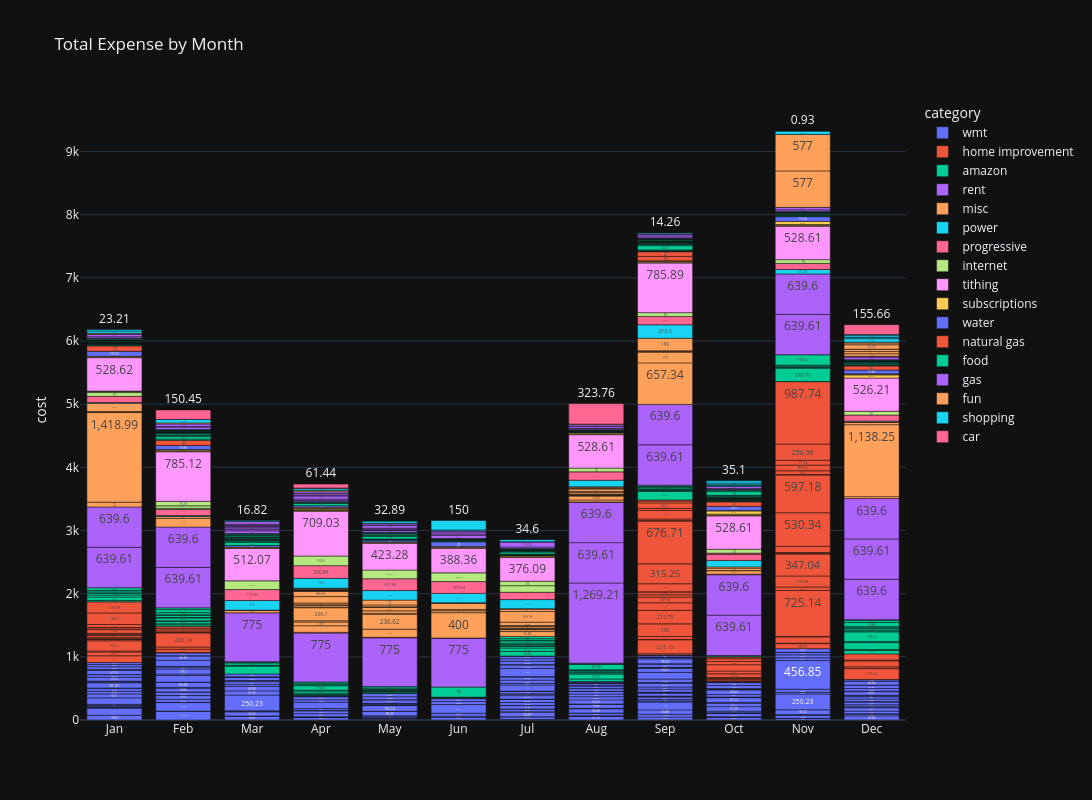

The notebook cell this image was saved under:
### Markdown cell above
### OG Graph Remake

### Code cell
# tempDF = df.group_by(["monthName", 'month']).agg(pl.sum("cost")) 

fig = px.bar(df.to_pandas(), x="monthName", y="cost", color="category", hover_data=['description', 'cardType', 'day'],
             title="Total Expense by Month",
             category_orders={"monthName": month_order},
             template='plotly_dark',
             labels={'monthName':''},
             text_auto=True,
             height=800,
             width=1600)

fig.show()
# fig.show()

### Figure 1 — Plotly figure (JSON) as saved in the notebook; plotly's stock layout.template omitted (floating-point values rounded to 4 significant figures; data arrays with more than 128 entries replaced by an {"elided": "..."} marker saying what was removed)
{"data": [{"customdata": {"elided": "251x3 mixed values"}, "hovertemplate": "category=wmt<br>=%{x}<br>cost=%{y}<br>description=%{customdata[0]}<br>cardType=%{customdata[1]}<br>day=%{customdata[2]}<extra></extra>", "legendgroup": "wmt", "marker": {"color": "#636efa", "pattern": {"shape": ""}}, "name": "wmt", "orientation": "v", "showlegend": true, "textposition": "auto", "texttemplate": "%{y}", "type": "bar", "x": {"elided": "251 str values"}, "xaxis": "x", "y": {"elided": "251 float values"}, "yaxis": "y"}, {"customdata": {"elided": "86x3 mixed values"}, "hovertemplate": "category=home improvement<br>=%{x}<br>cost=%{y}<br>description=%{customdata[0]}<br>cardType=%{customdata[1]}<br>day=%{customdata[2]}<extra></extra>", "legendgroup": "home improvement", "marker": {"color": "#EF553B", "pattern": {"shape": ""}}, "name": "home improvement", "orientation": "v", "showlegend": true, "textposition": "auto", "texttemplate": "%{y}", "type": "bar", "x": ["Jan", "Jan", "Jan", "Jan", "Jan", "Jan", "Jan", "Jan", "Jan", "Jan", "Jan", "Jan", "Jan", "Jan", "Jan", "Jan", "Jan", "Jan", "Jan", "Feb", "Feb", "Feb", "Feb", "Feb", "Feb", "Feb", "Feb", "Feb", "Sep", "Sep", "Sep", "Sep", "Sep", "Sep", "Sep", "Sep", "Sep", "Sep", "Sep", "Sep", "Sep", "Sep", "Sep", "Sep", "Sep", "Sep", "Sep", "Sep", "Sep", "Oct", "Oct", "Oct", "Oct", "Oct", "Oct", "Oct", "Oct", "Oct", "Oct", "Oct", "Oct", "Nov", "Nov", "Nov", "Nov", "Nov", "Nov", "Nov", "Nov", "Nov", "Nov", "Nov", "Nov", "Nov", "Nov", "Nov", "Nov", "Nov", "Nov", "Nov", "Nov", "Dec", "Dec", "Dec", "Dec", "Dec"], "xaxis": "x", "y": [107.3, 59.73, 16.43, 161.2, 21.68, 1.08, 1.08, 9.84, 19.04, 30.66, 15.11, 20.82, 57.62, 28.49, 5.04, 0.2, 47.8, 182.1, 175.6, 10.95, 48.6, 34.47, 225.2, 3.83, 12.29, 30.71, 25.2, 29.15, 19.74, 221.2, 4.44, 47.65, 200.0, 213.8, 120.2, 89.94, 36.2, 44.94, 3.26, 126.7, 315.2, 676.7, 10.53, 23.0, 134.8, 33.45, 86.7, 30.63, 15.78, 5.96, 5.93, 20.83, 13.16, 13.16, 13.16, 57.74, 43.9, 101.4, 50.69, 43.0, 25.75, 80.85, 5.99, 100.0, 9.27, 725.1, 55.08, 175.4, 347.0, 7.79, 16.0, 99.5, 530.3, 597.2, 8.77, 58.43, 89.62, 77.04, 256.6, 987.7, 3.0, 173.4, 27.29, 95.35, 13.98, 95.42], "yaxis": "y"}, {"customdata": {"elided": "97x3 mixed values"}, "hovertemplate": "category=amazon<br>=%{x}<br>cost=%{y}<br>description=%{customdata[0]}<br>cardType=%{customdata[1]}<br>day=%{customdata[2]}<extra></extra>", "legendgroup": "amazon", "marker": {"color": "#00cc96", "pattern": {"shape": ""}}, "name": "amazon", "orientation": "v", "showlegend": true, "textposition": "auto", "texttemplate": "%{y}", "type": "bar", "x": ["Jan", "Jan", "Jan", "Jan", "Jan", "Jan", "Jan", "Jan", "Feb", "Feb", "Feb", "Feb", "Feb", "Feb", "Feb", "Feb", "Feb", "Feb", "Feb", "Feb", "Mar", "Mar", "Mar", "Mar", "Mar", "Mar", "Apr", "Apr", "Apr", "Apr", "Apr", "Apr", "Apr", "Apr", "Apr", "May", "May", "May", "May", "May", "May", "May", "May", "May", "May", "Jun", "Jun", "Jul", "Jul", "Jul", "Jul", "Jul", "Jul", "Jul", "Jul", "Jul", "Jul", "Jul", "Aug", "Aug", "Aug", "Aug", "Aug", "Aug", "Aug", "Aug", "Aug", "Aug", "Sep", "Sep", "Sep", "Sep", "Sep", "Sep", "Sep", "Sep", "Oct", "Oct", "Nov", "Nov", "Nov", "Nov", "Nov", "Nov", "Dec", "Dec", "Dec", "Dec", "Dec", "Dec", "Dec", "Dec", "Dec", "Dec", "Dec", "Dec", "Dec"], "xaxis": "x", "y": [21.94, 54.86, 30.73, 24.95, 23.4, 21.94, 3.73, 42.39, 26.33, 16.44, 35.11, 10.96, 43.88, 8.32, 2.38, 31.82, 10.85, 32.9, 47.18, 28.52, 125.7, 6.5, 8.13, 35.28, 10.84, 7.58, 9.75, 8.13, 19.52, 32.54, 13.01, 70.34, 18.43, 25.23, 16.15, 3.9, 7.8, 18.29, 8.13, 16.25, 2.59, 1.08, 10.3, 18.54, 21.68, 8.13, 158.0, 74.62, 51.94, 27.98, 4.93, 16.26, 10.96, 18.65, 35.65, 7.67, 25.88, 35.65, 38.4, 79.01, 16.26, 13.16, 18.2, 9.87, 10.96, 83.38, 10.96, 8.77, 133.5, 16.26, 8.77, 9.27, 21.93, 13.12, 8.77, 21.68, 16.26, 8.38, 210.7, 16.26, 3.23, 15.5, 13.16, 163.4, 54.06, 16.26, 108.6, 16.43, 153.6, 15.35, 15.91, 25.23, 20.82, 5.48, 65.84, 35.11, 8.77], "yaxis": "y"}, {"customdata": [["ACH Withdrawal PENNYMAC CASH Blake Daniel Dennett", "Debit", 28], ["ACH Withdrawal PENNYMAC CASH Blake Daniel Dennett", "Debit", 14], ["ACH Withdrawal PENNYMAC CASH Blake Daniel Dennett", "Debit", 25], ["ACH Withdrawal PENNYMAC CASH Blake Daniel Dennett", "Debit", 11], ["VENMO           PAYMENT   250303", "Debit", 4], ["ACH Withdrawal ELECTRONIC WITHDRAWAL", "Debit", 4], ["ACH Withdrawal VENMO PAYMENT ADANYA AND BLAKE DENNE", "Debit", 5], ["ACH Withdrawal VENMO PAYMENT ADANYA AND BLAKE DENNE", "Debit", 4], ["ACH Withdrawal PENNYMAC CASH Blake Daniel Dennett", "Debit", 4], ["ACH Withdrawal PENNYMAC CASH Blake Daniel Dennett", "Debit", 27], ["ACH Withdrawal PENNYMAC CASH Blake Daniel Dennett", "Debit", 13], ["ACH Withdrawal PENNYMAC CASH Blake Daniel Dennett", "Debit", 24], ["ACH Withdrawal PENNYMAC CASH Blake Daniel Dennett", "Debit", 10], ["ACH Withdrawal PENNYMAC CASH Blake Daniel Dennett", "Debit", 22], ["ACH Withdrawal PENNYMAC CASH Blake Daniel Dennett", "Debit", 8], ["ACH Withdrawal PENNYMAC CASH Blake Daniel Dennett", "Debit", 19], ["ACH Withdrawal PENNYMAC CASH Blake Daniel Dennett", "Debit", 5], ["ACH Withdrawal PENNYMAC CASH Blake Daniel Dennett", "Debit", 31], ["ACH Withdrawal PENNYMAC CASH Blake Daniel Dennett", "Debit", 17], ["ACH Withdrawal PENNYMAC CASH Blake Daniel Dennett", "Debit", 3]], "hovertemplate": "category=rent<br>=%{x}<br>cost=%{y}<br>description=%{customdata[0]}<br>cardType=%{customdata[1]}<br>day=%{customdata[2]}<extra></extra>", "legendgroup": "rent", "marker": {"color": "#ab63fa", "pattern": {"shape": ""}}, "name": "rent", "orientation": "v", "showlegend": true, "textposition": "auto", "texttemplate": "%{y}", "type": "bar", "x": ["Jan", "Jan", "Feb", "Feb", "Mar", "Apr", "May", "Jun", "Aug", "Aug", "Aug", "Sep", "Sep", "Oct", "Oct", "Nov", "Nov", "Dec", "Dec", "Dec"], "xaxis": "x", "y": [639.6, 639.6, 639.6, 639.6, 775.0, 775.0, 775.0, 775.0, 1269.0, 639.6, 639.6, 639.6, 639.6, 639.6, 639.6, 639.6, 639.6, 639.6, 639.6, 639.6], "yaxis": "y"}, {"customdata": {"elided": "91x3 mixed values"}, "hovertemplate": "category=misc<br>=%{x}<br>cost=%{y}<br>description=%{customdata[0]}<br>cardType=%{customdata[1]}<br>day=%{customdata[2]}<extra></extra>", "legendgroup": "misc", "marker": {"color": "#FFA15A", "pattern": {"shape": ""}}, "name": "misc", "orientation": "v", "showlegend": true, "textposition": "auto", "texttemplate": "%{y}", "type": "bar", "x": ["Jan", "Jan", "Jan", "Jan", "Jan", "Feb", "Feb", "Mar", "Mar", "Mar", "Apr", "Apr", "Apr", "Apr", "Apr", "Apr", "Apr", "Apr", "Apr", "Apr", "Apr", "Apr", "Apr", "Apr", "Apr", "Apr", "Apr", "Apr", "Apr", "Apr", "May", "May", "May", "May", "May", "May", "May", "May", "May", "May", "May", "May", "Jun", "Jun", "Jun", "Jun", "Jun", "Jun", "Jun", "Jul", "Jul", "Jul", "Jul", "Jul", "Jul", "Jul", "Jul", "Jul", "Jul", "Jul", "Jul", "Jul", "Aug", "Aug", "Aug", "Aug", "Aug", "Aug", "Aug", "Aug", "Aug", "Aug", "Aug", "Aug", "Aug", "Aug", "Sep", "Sep", "Sep", "Sep", "Sep", "Sep", "Oct", "Oct", "Oct", "Oct", "Oct", "Dec", "Dec", "Dec", "Dec"], "xaxis": "x", "y": [75.0, 1419.0, 2.99, 12.99, 130.3, 138.0, 28.45, 40.64, 1.0, 1.0, 10.96, 103.5, 58.9, 20.32, 206.1, 12.23, 22.61, 22.61, 18.89, 100.0, 80.82, 10.95, 8.55, 3.2, 2.35, 1.31, 7.0, 9.87, 3.28, 6.57, 1.04, 1.04, 3.31, 129.7, 236.6, 12.47, 40.0, 53.5, 1.04, 9.0, 30.0, 77.0, 2.6, 400.0, 30.0, 19.13, 100.5, 4.49, 3.49, 76.83, 30.0, 10.6, 1.99, 5.0, 1.1, 27.94, 2.0, 16.43, 53.99, 169.9, 35.0, 9.11, 5.0, 30.0, 63.89, 5.0, 8.67, 3.0, 7.57, 7.43, 25.23, 15.9, 37.59, 11.0, 8.5, 14.86, 657.3, 170.0, 9.99, 1.0, 10.16, 199.0, 9.99, 53.78, 3.0, 37.75, 20.0, 30.0, 1138.0, 38.0, 5.0], "yaxis": "y"}, {"customdata": [["ACH Withdrawal ENTERGY ARKANSAS BANK DRAFT BLAKE DENNETT DIRECT DEBITING", "Debit", 26], ["ACH Withdrawal ENTERGY ARKANSAS BANK DRAFT BLAKE DENNETT DIRECT DEBITING", "Debit", 24], ["ENTERGY ARKANSASBANK DRAFT", "Debit", 21], ["ACH Withdrawal ENTERGY ARKANSAS BANK DRAFT BLAKE DENNETT DIRECT DEBITING", "Debit", 21], ["ACH Withdrawal ENTERGY ARKANSAS BANK DRAFT BLAKE DENNETT DIRECT DEBITING", "Debit", 20], ["ACH Withdrawal ENTERGY ARKANSAS BANK DRAFT BLAKE DENNETT DIRECT DEBITING", "Debit", 23], ["ACH Withdrawal ENTERGY ARKANSAS BANK DRAFT BLAKE DENNETT DIRECT DEBITING", "Debit", 21], ["ACH Withdrawal ENTERGY ARKANSAS BANK DRAFT BLAKE DENNETT DIRECT DEBITING", "Debit", 18], ["ACH Withdrawal ENTERGY ARKANSAS BANK DRAFT BLAKE DENNETT DIRECT DEBITING", "Debit", 24], ["ACH Withdrawal ENTERGY ARKANSAS BANK DRAFT BLAKE DENNETT DIRECT DEBITING", "Debit", 24], ["ACH Withdrawal ENTERGY ARKANSAS BANK DRAFT BLAKE DENNETT DIRECT DEBITING", "Debit", 24], ["ACH Withdrawal ENTERGY ARKANSAS BANK DRAFT BLAKE DENNETT DIRECT DEBITING", "Debit", 26]], "hovertemplate": "category=power<br>=%{x}<br>cost=%{y}<br>description=%{customdata[0]}<br>cardType=%{customdata[1]}<br>day=%{customdata[2]}<extra></extra>", "legendgroup": "power", "marker": {"color": "#19d3f3", "pattern": {"shape": ""}}, "name": "power", "orientation": "v", "showlegend": true, "textposition": "auto", "texttemplate": "%{y}", "type": "bar", "x": ["Jan", "Feb", "Mar", "Apr", "May", "Jun", "Jul", "Aug", "Sep", "Oct", "Nov", "Dec"], "xaxis": "x", "y": [13.8, 14.17, 152.0, 155.0, 151.0, 148.0, 143.0, 105.1, 213.3, 102.1, 71.29, 13.8], "yaxis": "y"}, {"customdata": [["ACH Withdrawal STATE FARM RO 27 CPC-CLIENT BLAKE DENNETT", "Debit", 21], ["ACH Withdrawal STATE FARM RO 27 CPC-CLIENT BLAKE DENNETT", "Debit", 19], ["PROG DIRECT INS INS PREM  250310", "Debit", 11], ["ACH Withdrawal PROG DIRECT INS INS PREM Blake Dennett BRANCH03DEBIT ACH", "Debit", 10], ["ACH Withdrawal PROG DIRECT INS INS PREM Blake Dennett BRANCH03DEBIT ACH", "Debit", 12], ["ACH Withdrawal PROG DIRECT INS INS PREM Blake Dennett BRANCH03DEBIT ACH", "Debit", 10], ["ACH Withdrawal PROG DIRECT INS INS PREM Blake Dennett BRANCH03DEBIT ACH", "Debit", 10], ["ACH Withdrawal PROG DIRECT INS INS PREM Blake Dennett BRANCH03DEBIT ACH", "Debit", 12], ["ACH Withdrawal PROG DIRECT INS INS PREM Blake Dennett BRANCH03DEBIT ACH", "Debit", 10], ["ACH Withdrawal STATE FARM BILLG PAYMENTS DENNETT BLAKE", "Debit", 14], ["ACH Withdrawal PROG DIRECT INS INS PREM Blake Dennett BRANCH03DEBIT ACH", "Debit", 10], ["ACH Withdrawal STATE FARM RO 27 CPC-CLIENT BLAKE DENNETT", "Debit", 19], ["ACH Withdrawal STATE FARM RO 27 CPC-CLIENT BLAKE DENNETT", "Debit", 19]], "hovertemplate": "category=progressive<br>=%{x}<br>cost=%{y}<br>description=%{customdata[0]}<br>cardType=%{customdata[1]}<br>day=%{customdata[2]}<extra></extra>", "legendgroup": "progressive", "marker": {"color": "#FF6692", "pattern": {"shape": ""}}, "name": "progressive", "orientation": "v", "showlegend": true, "textposition": "auto", "texttemplate": "%{y}", "type": "bar", "x": ["Jan", "Feb", "Mar", "Apr", "May", "Jun", "Jul", "Aug", "Sep", "Oct", "Oct", "Nov", "Dec"], "xaxis": "x", "y": [96.04, 96.04, 174.0, 200.9, 187.4, 187.4, 116.2, 131.9, 131.8, 96.07, 20.8, 96.04, 96.04], "yaxis": "y"}, {"customdata": [["ACH Withdrawal OPTIMUM 7701 CABLE PMNT B DENNETT", "Debit", 20], ["VISIBLE                  866-331-3527 CO", "Credit", 27], ["VISIBLE                  866-331-3527 CO", "Credit", 25], ["PY *TCW                  501-3299144  AR", "Credit", 22], ["ACH Withdrawal OPTIMUM 7701 CABLE PMNT B DENNETT", "Debit", 27], ["VIASAT, INC.    J2470 RCUR", "Debit", 24], ["ACH Withdrawal VIASAT, INC. J2501 RCUR BLAKE DENNETT", "Debit", 23], ["ACH Withdrawal VIASAT, INC. J2531 RCUR BLAKE DENNETT", "Debit", 23], ["ACH Withdrawal VIASAT, INC. J2562 RCUR BLAKE DENNETT", "Debit", 23], ["ACH Withdrawal VIASAT, INC. J2592 RCUR BLAKE DENNETT", "Debit", 23], ["ACH Withdrawal OPTIMUM 7701 CABLE PMNT B DENNETT", "Debit", 8], ["ACH Withdrawal OPTIMUM 7701 CABLE PMNT B DENNETT", "Debit", 19], ["ACH Withdrawal OPTIMUM 7701 CABLE PMNT B DENNETT", "Debit", 19], ["ACH Withdrawal OPTIMUM 7701 CABLE PMNT B DENNETT", "Debit", 20], ["ACH Withdrawal OPTIMUM 7701 CABLE PMNT B DENNETT", "Debit", 19], ["ACH Withdrawal OPTIMUM 7701 CABLE PMNT B DENNETT", "Debit", 19]], "hovertemplate": "category=internet<br>=%{x}<br>cost=%{y}<br>description=%{customdata[0]}<br>cardType=%{customdata[1]}<br>day=%{customdata[2]}<extra></extra>", "legendgroup": "internet", "marker": {"color": "#B6E880", "pattern": {"shape": ""}}, "name": "internet", "orientation": "v", "showlegend": true, "textposition": "auto", "texttemplate": "%{y}", "type": "bar", "x": ["Jan", "Jan", "Feb", "Feb", "Feb", "Mar", "Apr", "May", "Jun", "Jul", "Jul", "Aug", "Sep", "Oct", "Nov", "Dec"], "xaxis": "x", "y": [60.0, 19.0, 19.0, 40.0, 70.33, 137.7, 152.7, 137.7, 137.7, 104.3, 70.0, 60.0, 60.0, 60.0, 60.0, 60.0], "yaxis": "y"}, {"customdata": [["ACH Withdrawal Ch JesusChrist DONATION BLAKE DANIEL DENNETT 202601051553583", "Debit", 6], ["ACH Withdrawal Ch JesusChrist DONATION BLAKE DANIEL DENNETT 202601051553583", "Debit", 6], ["ACH Withdrawal Ch JesusChrist DONATION BLAKE DANIEL DENNETT 2026020912040511", "Debit", 10], ["Ch JesusChrist  DONATION  250311", "Debit", 11], ["Ch JesusChrist  DONATION  250401", "Debit", 1], ["ACH Withdrawal Ch JesusChrist DONATION BLAKE DANIEL DENNETT 202505051205419", "Debit", 6], ["ACH Withdrawal Ch JesusChrist DONATION BLAKE DANIEL DENNETT 2025060212401616", "Debit", 3], ["ACH Withdrawal Ch JesusChrist DONATION BLAKE DANIEL DENNETT 202507071205460", "Debit", 8], ["ACH Withdrawal Ch JesusChrist DONATION BLAKE DANIEL DENNETT 202508041210124", "Debit", 5], ["ACH Withdrawal Ch JesusChrist DONATION BLAKE DANIEL DENNETT 2025090812051614", "Debit", 9], ["ACH Withdrawal Ch JesusChrist DONATION BLAKE DANIEL DENNETT 2025111712060411", "Debit", 18], ["ACH Withdrawal Ch JesusChrist DONATION BLAKE DANIEL DENNETT 202511171205510", "Debit", 18], ["ACH Withdrawal Ch JesusChrist DONATION BLAKE DANIEL DENNETT 202512081205105", "Debit", 9]], "hovertemplate": "category=tithing<br>=%{x}<br>cost=%{y}<br>description=%{customdata[0]}<br>cardType=%{customdata[1]}<br>day=%{customdata[2]}<extra></extra>", "legendgroup": "tithing", "marker": {"color": "#FF97FF", "pattern": {"shape": ""}}, "name": "tithing", "orientation": "v", "showlegend": true, "textposition": "auto", "texttemplate": "%{y}", "type": "bar", "x": ["Jan", "Jan", "Feb", "Mar", "Apr", "May", "Jun", "Jul", "Aug", "Sep", "Oct", "Nov", "Dec"], "xaxis": "x", "y": [5.0, 528.6, 785.1, 512.1, 709.0, 423.3, 388.4, 376.1, 528.6, 785.9, 528.6, 528.6, 526.2], "yaxis": "y"}, {"customdata": [["Card purchase Spotify USA  877-7781161 NY 01-05-2026", "Debit", 5], ["Netflix                  1 8445052993 CA", "Credit", 27], ["NETFLIX", "Credit", 28], ["Audible*XR59M3UR3        Amzn.com/billNJ", "Credit", 22], ["Card purchase Spotify P3F0F2B906  New York NY 02-05-2026", "Debit", 5], ["DC Spotify USA 877-7781161 NY Ref:508304055353 Auth:42149 PurchDate:03-24-2025", "Debit", 25], ["POS 0313 1306 176438 Phtoshp Lightrm         San Jose     CA", "Debit", 13], ["Card purchase Spotify USA    04-24-2025", "Debit", 24], ["Bill payment Withdrawal Phtoshp Lightrm  San Jose, CA", "Debit", 13], ["APPLE.COM/BILL           866-712-7753 CA", "Credit", 13], ["APPLE.COM/BILL           866-712-7753 CA", "Credit", 10], ["APPLE.COM/BILL           866-712-7753 CA", "Credit", 7], ["Card purchase Spotify USA    05-24-2025", "Debit", 25], ["Bill payment Withdrawal Phtoshp Lightrm Bndl Park Avenue,345 adobe.com, CA", "Debit", 13], ["Card purchase Spotify USA    06-24-2025", "Debit", 24], ["Bill payment Withdrawal Phtoshp Lightrm Bndl Park Avenue,345 adobe.com, CA", "Debit", 13], ["Card purchase Spotify P38DD91210    07-24-2025", "Debit", 24], ["Bill payment Withdrawal Phtoshp Lightrm Bndl Park Avenue,345 adobe.com, CA", "Debit", 13], ["Card purchase Spotify P39D6B1224    08-24-2025", "Debit", 24], ["Bill payment Withdrawal Phtoshp Lightrm Bndl Park Avenue,345 adobe.com, CA", "Debit", 13], ["NETFLIX.COM              NETFLIX.COM  CA", "Credit", 28], ["Card purchase Spotify P3AD773BF6    09-24-2025", "Debit", 24], ["Bill payment Withdrawal Phtoshp Lightrm Bndl Park Avenue,345 adobe.com, CA", "Debit", 13], ["NETFLIX", "Credit", 28], ["Card purchase Spotify P3BC3DFBFD  New York NY 10-24-2025", "Debit", 24], ["Bill payment Withdrawal ADOBE INC PHTOSHP LIGHTRM ADOBE.COM SAN JOSE, CA", "Debit", 13], ["ACH Withdrawal ADT SECURITY SER ADTPAPACH DENNETT, BLAKE", "Debit", 10], ["NETFLIX.COM              NETFLIX.COM  CA", "Credit", 28], ["Card purchase Spotify P3CB6775D6  New York NY 11-24-2025", "Debit", 23], ["Bill payment Withdrawal ADOBE INC PHTOSHP LIGHTRM ADOBE.COM SAN JOSE, CA", "Debit", 13], ["ACH Withdrawal ADT SECURITY SER ADTPAPACH DENNETT, BLAKE", "Debit", 10], ["ACH Withdrawal ADT SECURITY SER ADTPAPACH DENNETT, BLAKE", "Debit", 8], ["Netflix                  1 8445052993 CA", "Credit", 28], ["NETFLIX.COM              NETFLIX.COM  CA", "Credit", 2]], "hovertemplate": "category=subscriptions<br>=%{x}<br>cost=%{y}<br>description=%{customdata[0]}<br>cardType=%{customdata[1]}<br>day=%{customdata[2]}<extra></extra>", "legendgroup": "subscriptions", "marker": {"color": "#FECB52", "pattern": {"shape": ""}}, "name": "subscriptions", "orientation": "v", "showlegend": true, "textposition": "auto", "texttemplate": "%{y}", "type": "bar", "x": ["Jan", "Jan", "Feb", "Feb", "Feb", "Mar", "Mar", "Apr", "Apr", "Apr", "Apr", "Apr", "May", "May", "Jun", "Jun", "Jul", "Jul", "Aug", "Aug", "Aug", "Sep", "Sep", "Sep", "Oct", "Oct", "Oct", "Oct", "Nov", "Nov", "Nov", "Dec", "Dec", "Dec"], "xaxis": "x", "y": [11.99, 8.77, 8.77, 16.41, 11.99, 11.99, 9.99, 11.99, 9.99, 16.49, 7.99, 15.99, 11.99, 9.99, 11.99, 14.99, 11.99, 14.99, 11.99, 14.99, 8.77, 11.99, 14.99, 8.77, 11.99, 14.99, 50.47, 8.77, 11.99, 14.99, 50.47, 50.47, 8.77, 8.77], "yaxis": "y"}, {"customdata": [["ACH Withdrawal EL DORADO WATER UMS BILL DENNETT, BLAKE", "Debit", 2], ["ACH Withdrawal EL DORADO WATER UMS BILL DENNETT, BLAKE", "Debit", 3], ["SHARE CHECK", "Debit", 24], ["Check", "Debit", 29], ["SHARE CHECK", "Debit", 29], ["Card purchase EL DORADO WATER UTI    06-27-2025", "Debit", 29], ["ACH Withdrawal EL DORADO WATER UMS BILL DENNETT, BLAKE", "Debit", 2], ["ACH Withdrawal EL DORADO WATER UMS BILL DENNETT, BLAKE", "Debit", 3], ["ACH Withdrawal EL DORADO WATER UMS BILL DENNETT, BLAKE", "Debit", 3]], "hovertemplate": "category=water<br>=%{x}<br>cost=%{y}<br>description=%{customdata[0]}<br>cardType=%{customdata[1]}<br>day=%{customdata[2]}<extra></extra>", "legendgroup": "water", "marker": {"color": "#636efa", "pattern": {"shape": ""}}, "name": "water", "orientation": "v", "showlegend": true, "textposition": "auto", "texttemplate": "%{y}", "type": "bar", "x": ["Jan", "Feb", "Mar", "Apr", "May", "Jun", "Oct", "Nov", "Dec"], "xaxis": "x", "y": [79.99, 61.88, 25.62, 25.24, 24.47, 75.0, 62.9, 73.96, 57.86], "yaxis": "y"}, {"customdata": [["ACH Withdrawal SUMMIT SUA BILLPAY BLAKE DENNETT BILLPAY", "Debit", 1], ["ACH Withdrawal SUMMIT SUA BILLPAY BLAKE DENNETT BILLPAY", "Debit", 2], ["ACH Withdrawal SUMMIT SUA BILLPAY BLAKE DENNETT BILLPAY", "Debit", 30], ["ACH Withdrawal SUMMIT SUA BILLPAY BLAKE DENNETT BILLPAY", "Debit", 2], ["ACH Withdrawal SUMMIT SUA BILLPAY BLAKE DENNETT BILLPAY", "Debit", 30], ["ACH Withdrawal SUMMIT SUA BILLPAY BLAKE DENNETT BILLPAY", "Debit", 2]], "hovertemplate": "category=natural gas<br>=%{x}<br>cost=%{y}<br>description=%{customdata[0]}<br>cardType=%{customdata[1]}<br>day=%{customdata[2]}<extra></extra>", "legendgroup": "natural gas", "marker": {"color": "#EF553B", "pattern": {"shape": ""}}, "name": "natural gas", "orientation": "v", "showlegend": true, "textposition": "auto", "texttemplate": "%{y}", "type": "bar", "x": ["Jan", "Feb", "Sep", "Sep", "Oct", "Dec"], "xaxis": "x", "y": [87.0, 84.0, 69.0, 74.0, 75.0, 66.0], "yaxis": "y"}, {"customdata": {"elided": "217x3 mixed values"}, "hovertemplate": "category=food<br>=%{x}<br>cost=%{y}<br>description=%{customdata[0]}<br>cardType=%{customdata[1]}<br>day=%{customdata[2]}<extra></extra>", "legendgroup": "food", "marker": {"color": "#00cc96", "pattern": {"shape": ""}}, "name": "food", "orientation": "v", "showlegend": true, "textposition": "auto", "texttemplate": "%{y}", "type": "bar", "x": {"elided": "217 str values"}, "xaxis": "x", "y": {"elided": "217 float values"}, "yaxis": "y"}, {"customdata": {"elided": "46x3 mixed values"}, "hovertemplate": "category=gas<br>=%{x}<br>cost=%{y}<br>description=%{customdata[0]}<br>cardType=%{customdata[1]}<br>day=%{customdata[2]}<extra></extra>", "legendgroup": "gas", "marker": {"color": "#ab63fa", "pattern": {"shape": ""}}, "name": "gas", "orientation": "v", "showlegend": true, "textposition": "auto", "texttemplate": "%{y}", "type": "bar", "x": ["Jan", "Jan", "Jan", "Feb", "Feb", "Feb", "Mar", "Mar", "Mar", "Mar", "Mar", "Mar", "Mar", "Apr", "Apr", "Apr", "Apr", "Apr", "Apr", "May", "May", "May", "May", "May", "May", "Jun", "Jun", "Jun", "Jun", "Jul", "Jul", "Jul", "Aug", "Aug", "Aug", "Aug", "Sep", "Sep", "Sep", "Sep", "Oct", "Oct", "Nov", "Nov", "Dec", "Dec"], "xaxis": "x", "y": [4.79, 21.98, 38.44, 41.3, 6.24, 41.05, 42.37, 26.01, 22.63, 19.31, 16.03, 19.95, 41.93, 22.24, 20.99, 47.55, 15.03, 23.18, 29.41, 29.39, 3.83, 15.87, 15.56, 41.54, 26.09, 54.67, 18.56, 30.66, 18.09, 24.75, 79.24, 3.4, 17.09, 6.62, 29.57, 25.67, 10.73, 31.42, 27.14, 4.19, 16.55, 31.72, 27.91, 39.49, 38.79, 15.6], "yaxis": "y"}, {"customdata": [["AMAZON PRIME*A27G36H33   Amzn.com/billWA", "Credit", 21], ["AMAZON PRIME*6Y8YV0J23   Amzn.com/billWA", "Credit", 22], ["Card purchase CEP*EL DORADO GOLF &amp;    04-12-2025", "Debit", 13], ["LION'S CLUB GOLF COURSE  EL DORADO    AR", "Credit", 15], ["CEP*EL DORADO GOLF &     EL DORADO    AR", "Credit", 10], ["Card purchase UNITED  UNITED.COM TX 11-03-2025", "Debit", 4], ["Card purchase UNITED  UNITED.COM TX 11-03-2025", "Debit", 4], ["Card purchase THE ROCK GYM REXBURG  154-13165747 ID 12-23-2025", "Debit", 23], ["Card purchase UNITED  UNITED.COM TX 12-19-2025", "Debit", 20], ["Card purchase UNITED  UNITED.COM TX 12-19-2025", "Debit", 20], ["Card purchase Prime Video *AN1Y36BO3  888-802-3080 WA 12-14-2025", "Debit", 14], ["POS Withdrawal PLAYSTATION NETWORK  FOSTER CITY CA", "Debit", 7], ["GRAVITY FACTORY          REXBURG      ID", "Credit", 29], ["EAST IDAHO AQUARIUM      IDAHO FALLS  ID", "Credit", 26]], "hovertemplate": "category=fun<br>=%{x}<br>cost=%{y}<br>description=%{customdata[0]}<br>cardType=%{customdata[1]}<br>day=%{customdata[2]}<extra></extra>", "legendgroup": "fun", "marker": {"color": "#FFA15A", "pattern": {"shape": ""}}, "name": "fun", "orientation": "v", "showlegend": true, "textposition": "auto", "texttemplate": "%{y}", "type": "bar", "x": ["Jan", "Feb", "Apr", "May", "Aug", "Nov", "Nov", "Dec", "Dec", "Dec", "Dec", "Dec", "Dec", "Dec"], "xaxis": "x", "y": [16.45, 16.45, 21.61, 9.0, 10.3, 577.0, 577.0, 39.28, 35.0, 35.0, 2.73, 69.99, 28.62, 12.48], "yaxis": "y"}, {"customdata": [["REXBURG DI               REXBURG      ID", "Credit", 2], ["SP REAL DEALS REXBUR     120-86074000 ID", "Credit", 1], ["POS Withdrawal T J MAXX #1330  EL DORADO AR", "Debit", 6], ["POS Withdrawal T J MAXX #1330  EL DORADO AR", "Debit", 4], ["SEPHORA.COM              877-SEPHORA  CA", "Credit", 24], ["T J MAXX #1330           EL DORADO    AR", "Credit", 20], ["Card purchase T J MAXX #1330    05-20-2025", "Debit", 22], ["Card purchase SHEIN.COM    06-01-2025", "Debit", 2], ["GLOSS* ZOE FRYE HAIR     185-57702098 NV", "Credit", 15], ["Card purchase SHEIN.COM    06-29-2025", "Debit", 1], ["T J MAXX #1330           EL DORADO    AR", "Credit", 26], ["Card purchase SHEIN.COM  844-8022500 CA 10-24-2025", "Debit", 26], ["Credit or debit card Withdrawal SHEIN.COM 844-8022500 CA  XXXXXXXXXXXX5143", "Debit", 26], ["OLDNAVY.COM              800-427-7895 CA", "Credit", 23], ["T J MAXX #1330           EL DORADO    AR", "Credit", 19], ["Card purchase SHEIN.COM  844-8022500 NY 11-24-2025", "Debit", 25], ["Credit or debit card Withdrawal SHEIN.COM 844-8022500 NY  XXXXXXXXXXXX5143", "Debit", 25], ["POS Withdrawal REXBURG DI  REXBURG ID", "Debit", 22], ["REXBURG DI               REXBURG      ID", "Credit", 26], ["T J MAXX #1330           EL DORADO    AR", "Credit", 7], ["SALONCENTRIC             EL DORADO    AR", "Credit", 3]], "hovertemplate": "category=shopping<br>=%{x}<br>cost=%{y}<br>description=%{customdata[0]}<br>cardType=%{customdata[1]}<br>day=%{customdata[2]}<extra></extra>", "legendgroup": "shopping", "marker": {"color": "#19d3f3", "pattern": {"shape": ""}}, "name": "shopping", "orientation": "v", "showlegend": true, "textposition": "auto", "texttemplate": "%{y}", "type": "bar", "x": ["Jan", "Jan", "Feb", "Feb", "Mar", "Apr", "May", "Jun", "Jun", "Jul", "Sep", "Oct", "Oct", "Oct", "Oct", "Nov", "Nov", "Dec", "Dec", "Dec", "Dec"], "xaxis": "x", "y": [37.1, 23.21, 54.84, 0.07, 16.82, 27.43, 32.89, 14.43, 150.0, 34.6, 14.26, 21.83, 5.98, 27.44, 35.1, 53.79, 0.93, 54.59, 21.2, 27.43, 17.57], "yaxis": "y"}, {"customdata": [["POS Withdrawal WAL-MART #0530  EL DORADO AR", "Debit", 6], ["AUTOZONE #0159           EL DORADO    AR", "Credit", 22], ["AUTOZONE #0159           EL DORADO    AR", "Credit", 22], ["Card purchase IRONHEART AUTOMOTIVE L    08-30-2025", "Debit", 31], ["IRONHEART AUTOMOTIVE     EL DORADO    AR", "Credit", 19]], "hovertemplate": "category=car<br>=%{x}<br>cost=%{y}<br>description=%{customdata[0]}<br>cardType=%{customdata[1]}<br>day=%{customdata[2]}<extra></extra>", "legendgroup": "car", "marker": {"color": "#FF6692", "pattern": {"shape": ""}}, "name": "car", "orientation": "v", "showlegend": true, "textposition": "auto", "texttemplate": "%{y}", "type": "bar", "x": ["Feb", "Apr", "Apr", "Aug", "Dec"], "xaxis": "x", "y": [150.4, 10.96, 61.44, 323.8, 155.7], "yaxis": "y"}], "layout": {"barmode": "relative", "height": 800, "legend": {"title": {"text": "category"}, "tracegroupgap": 0}, "title": {"text": "Total Expense by Month"}, "width": 1600, "xaxis": {"anchor": "y", "categoryarray": ["Jan", "Feb", "Mar", "Apr", "May", "Jun", "Jul", "Aug", "Sep", "Oct", "Nov", "Dec"], "categoryorder": "array", "domain": [0, 1], "title": {"text": ""}}, "yaxis": {"anchor": "x", "domain": [0, 1], "title": {"text": "cost"}}}}
